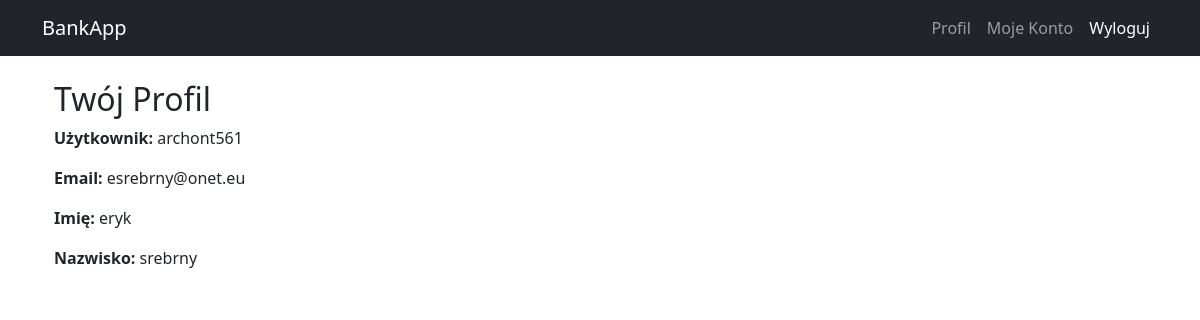
The page /profile/ (signed in) on the database its author committed.
### bank/models.py (models this page shows, shortened)
class CustomUser(AbstractBaseUser, PermissionsMixin):
    email = models.EmailField(unique=True)
    username = models.CharField(max_length=150, unique=True)
    first_name = models.CharField(max_length=30)
    last_name = models.CharField(max_length=30)
    date_joined = models.DateTimeField(auto_now_add=True)
    is_active = models.BooleanField(default=True)
    is_staff = models.BooleanField(default=False)
    profile_picture = models.ImageField(upload_to='profile_pics/', blank=True, null=True)
    objects = CustomUserManager()
    groups = models.ManyToManyField(
        'auth.Group',
        related_name='customuser_set',  # Adding a custom related_name to avoid clashes
        blank=True,
    )
    user_permissions = models.ManyToManyField(
        'auth.Permission',
        related_name='customuser_set',  # Adding a custom related_name to avoid clashes
        blank=True,
    )
    USERNAME_FIELD = 'username'
    REQUIRED_FIELDS = ['email', 'first_name', 'last_name']

### bank/views.py (the view)
# urls.py: path('profile/', profile, name='profile'),
@login_required
def profile(request):
    return render(request, 'bank/profile.html', {'user': request.user})

### bank/templates/bank/profile.html
{% extends "bank/base.html" %}
{% block content %}
<div class="container">
    <h2>Twój Profil</h2>
    <p><strong>Użytkownik:</strong> {{ user.username }}</p>
    <p><strong>Email:</strong> {{ user.email }}</p>
    <p><strong>Imię:</strong> {{ user.first_name }}</p>
    <p><strong>Nazwisko:</strong> {{ user.last_name }}</p>
</div>
{% endblock %}

### rows shown on the page
CustomUser: username "archont561", email "esrebrny@onet.eu", first_name "eryk", last_name "srebrny"
